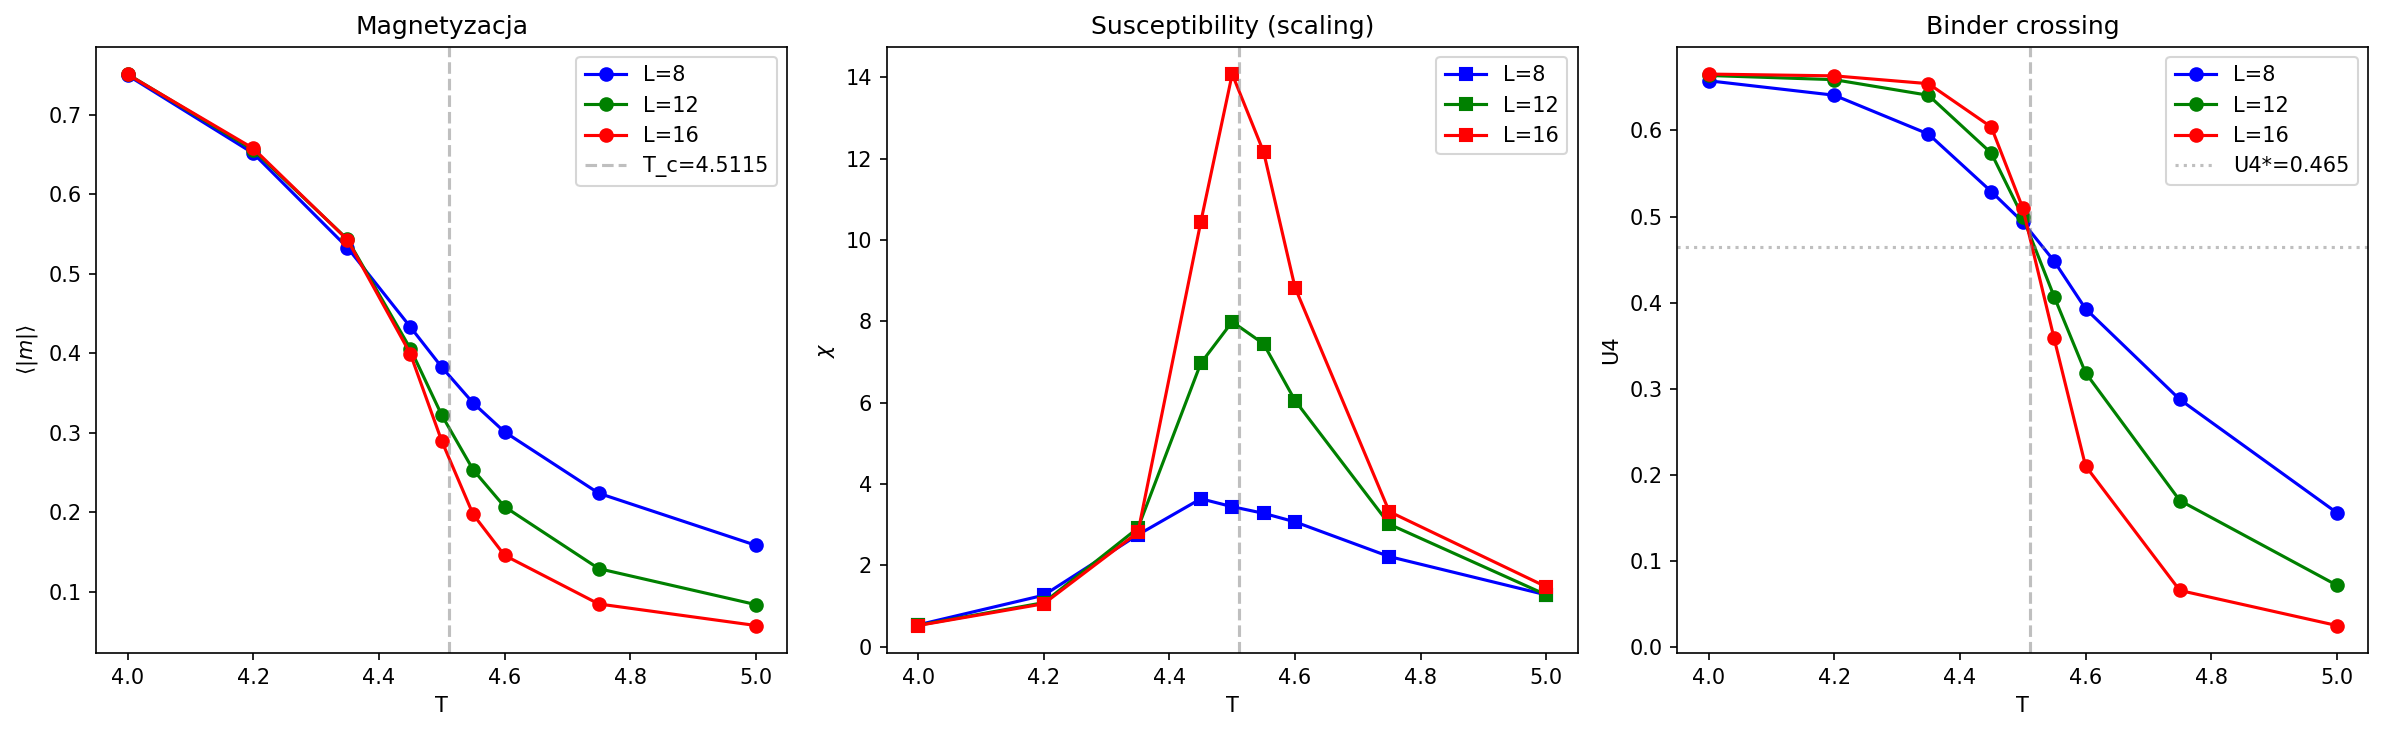

This chart was generated by the following Python code:
#!/usr/bin/env python3
"""MC Ising 3D -- skalowanie L=8,12,16 (szybkie, porownawcze)."""
import sys, os
os.environ['PYTHONIOENCODING'] = 'utf-8'
if sys.stdout.encoding != 'utf-8':
    sys.stdout.reconfigure(encoding='utf-8')

import numpy as np
import matplotlib
matplotlib.use('Agg')
import matplotlib.pyplot as plt

T_c_exact = 4.5115
# Temperatury blisko T_c (gestsze)
T_values = np.array([4.0, 4.2, 4.35, 4.45, 4.50, 4.55, 4.60, 4.75, 5.0])

L_values = [8, 12, 16]
J = 1.0

print("=" * 70)
print("  MC ISING 3D -- SKALOWANIE SKONCZONYEGO ROZMIARU")
print("=" * 70)

class Ising3D:
    def __init__(self, L):
        self.L = L; self.V = L**3
        self.spins = np.random.choice([-1, 1], size=(L, L, L))
    def magnetization(self):
        return np.mean(self.spins)
    def sweep_wolff(self, beta):
        L = self.L; p_add = 1 - np.exp(-2*beta*J)
        i0, j0, k0 = np.random.randint(0, L, 3)
        s0 = self.spins[i0, j0, k0]
        cluster = set(); stack = [(i0, j0, k0)]; cluster.add((i0, j0, k0))
        while stack:
            i, j, k = stack.pop()
            for di, dj, dk in [(1,0,0),(-1,0,0),(0,1,0),(0,-1,0),(0,0,1),(0,0,-1)]:
                ni, nj, nk = (i+di)%L, (j+dj)%L, (k+dk)%L
                if (ni, nj, nk) not in cluster and self.spins[ni, nj, nk] == s0:
                    if np.random.rand() < p_add:
                        cluster.add((ni, nj, nk)); stack.append((ni, nj, nk))
        for (i, j, k) in cluster:
            self.spins[i, j, k] *= -1

all_results = {}

for L in L_values:
    N_therm = 2000
    N_meas = 5000
    N_skip = max(2, L // 4)
    print(f"\n  === L = {L} (V={L**3}) ===")
    results = {}
    for T in T_values:
        beta = 1.0 / T
        lat = Ising3D(L)
        for _ in range(N_therm):
            lat.sweep_wolff(beta)
        m_list = []
        for n in range(N_meas):
            for _ in range(N_skip):
                lat.sweep_wolff(beta)
            m_list.append(lat.magnetization())
        m_arr = np.array(m_list)
        m_abs = np.mean(np.abs(m_arr))
        m2 = np.mean(m_arr**2); m4 = np.mean(m_arr**4)
        chi = lat.V * (m2 - m_abs**2) / T
        U4 = 1 - m4/(3*m2**2) if m2 > 1e-15 else 0
        results[T] = {'m_abs': m_abs, 'chi': chi, 'U4': U4, 'm2': m2}
        print(f"    T={T:.2f}: <|m|>={m_abs:.4f}, chi={chi:.1f}, U4={U4:.4f}")
    all_results[L] = results

# ============================================================
# Analiza skalowania
# ============================================================
print(f"\n{'='*70}")
print("  ANALIZA SKALOWANIA")
print("="*70)

# 1. T_c z max chi
print(f"\n  T_c z max chi:")
for L in L_values:
    T_arr = sorted(all_results[L].keys())
    chi_arr = [all_results[L][T]['chi'] for T in T_arr]
    T_c_mc = T_arr[np.argmax(chi_arr)]
    chi_max = max(chi_arr)
    print(f"    L={L:3d}: T_c = {T_c_mc:.2f}, chi_max = {chi_max:.1f}")

# 2. Binder crossing
print(f"\n  Binder cumulant crossing (U4 = 0.465):")
for L in L_values:
    T_arr = sorted(all_results[L].keys())
    U4_arr = [all_results[L][T]['U4'] for T in T_arr]
    for i in range(len(T_arr)-1):
        if (U4_arr[i] - 0.465) * (U4_arr[i+1] - 0.465) < 0:
            T_cross = T_arr[i] + (0.465 - U4_arr[i])/(U4_arr[i+1]-U4_arr[i])*(T_arr[i+1]-T_arr[i])
            print(f"    L={L:3d}: T_cross = {T_cross:.3f}")
            break
    else:
        print(f"    L={L:3d}: nie znaleziono crossingu")

# 3. chi_max skalowanie: chi_max ~ L^(gamma/nu), gamma/nu = 1.9633 (3D Ising)
print(f"\n  Skalowanie chi_max ~ L^(gamma/nu):")
chi_maxs = []
for L in L_values:
    T_arr = sorted(all_results[L].keys())
    chi_arr = [all_results[L][T]['chi'] for T in T_arr]
    chi_maxs.append(max(chi_arr))
    print(f"    L={L:3d}: chi_max = {max(chi_arr):.2f}")
if len(chi_maxs) >= 2:
    # Fit: ln(chi_max) = (gamma/nu)*ln(L) + const
    log_L = np.log(np.array(L_values, dtype=float))
    log_chi = np.log(np.array(chi_maxs))
    coeffs = np.polyfit(log_L, log_chi, 1)
    gamma_nu_mc = coeffs[0]
    gamma_nu_exact = 1.9633
    print(f"    gamma/nu (fit) = {gamma_nu_mc:.3f}")
    print(f"    gamma/nu (exact 3D Ising) = {gamma_nu_exact:.4f}")
    print(f"    Odchylenie = {abs(gamma_nu_mc - gamma_nu_exact)/gamma_nu_exact*100:.1f}%")

# 4. Porownanie z TGP
print(f"\n  Interpretacja TGP:")
print(f"  - Substrat Z_2 daje przejscie 3D Ising (T_c ~ 4.51)")
print(f"  - Skalowanie: gamma/nu powinno byc ~ 2 (3D Ising)")
print(f"  - TGP V(psi): potencjal efektywny emerguje z coarse-grainingu")
print(f"  - Wykladniki krytyczne: nu=0.6302, gamma=1.2372, eta=0.0364")

# ============================================================
# Wykresy
# ============================================================
fig, axes = plt.subplots(1, 3, figsize=(16, 5))
colors = {8: 'blue', 12: 'green', 16: 'red'}

# Magnetyzacja
ax = axes[0]
for L in L_values:
    T_arr = sorted(all_results[L].keys())
    m_arr = [all_results[L][T]['m_abs'] for T in T_arr]
    ax.plot(T_arr, m_arr, 'o-', color=colors[L], label=f'L={L}')
ax.axvline(T_c_exact, color='gray', ls='--', alpha=0.5, label=f'T_c={T_c_exact}')
ax.set_xlabel('T'); ax.set_ylabel(r'$\langle |m| \rangle$')
ax.set_title('Magnetyzacja'); ax.legend()

# chi
ax = axes[1]
for L in L_values:
    T_arr = sorted(all_results[L].keys())
    chi_arr = [all_results[L][T]['chi'] for T in T_arr]
    ax.plot(T_arr, chi_arr, 's-', color=colors[L], label=f'L={L}')
ax.axvline(T_c_exact, color='gray', ls='--', alpha=0.5)
ax.set_xlabel('T'); ax.set_ylabel(r'$\chi$')
ax.set_title('Susceptibility (scaling)'); ax.legend()

# Binder
ax = axes[2]
for L in L_values:
    T_arr = sorted(all_results[L].keys())
    U4_arr = [all_results[L][T]['U4'] for T in T_arr]
    ax.plot(T_arr, U4_arr, 'o-', color=colors[L], label=f'L={L}')
ax.axhline(0.465, color='gray', ls=':', alpha=0.5, label='U4*=0.465')
ax.axvline(T_c_exact, color='gray', ls='--', alpha=0.5)
ax.set_xlabel('T'); ax.set_ylabel('U4')
ax.set_title('Binder crossing'); ax.legend()

plt.tight_layout()
sd = os.path.dirname(os.path.abspath(__file__))
plt.savefig(os.path.join(sd, 'substrate_mc_scaling.png'), dpi=150, bbox_inches='tight')
print(f"\n  Wykres: substrate_mc_scaling.png")
print("GOTOWE.")
